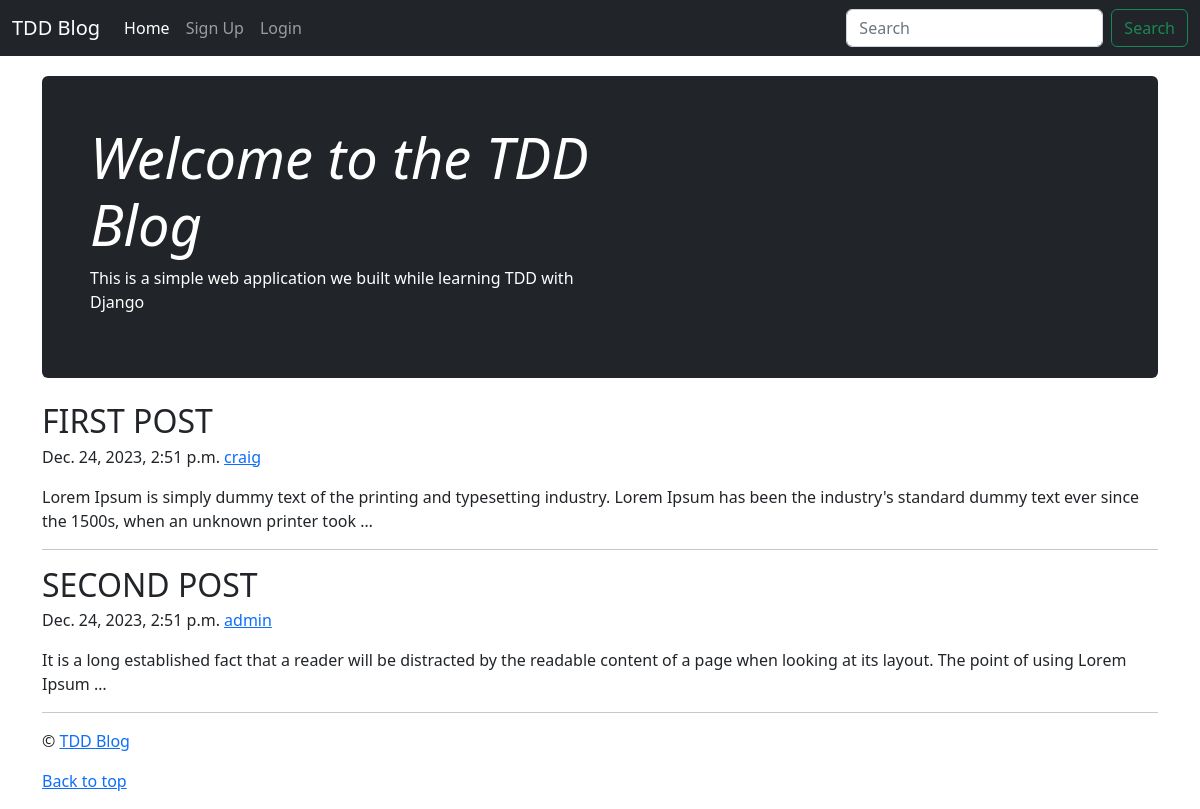
/, run on an earlier commit of the app's database.
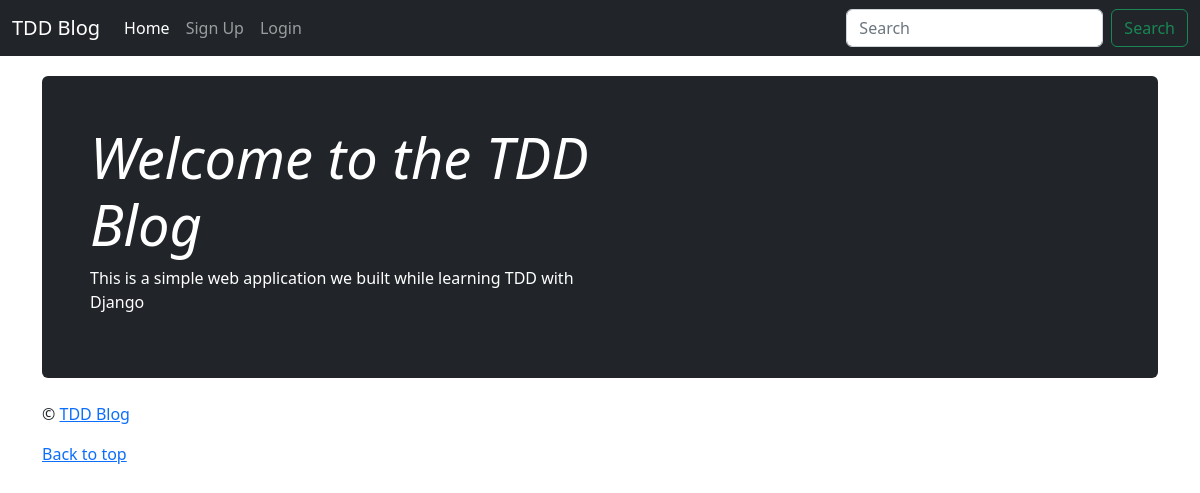
And on a later commit of the database.
### posts/models.py (models this page shows, shortened)
class Post(models.Model):
    title = models.CharField(max_length=50)
    body = models.TextField()
    created_at = models.DateTimeField(auto_now_add=True)
    modified_at = models.DateTimeField(auto_now=True)
    author = models.ForeignKey(User, on_delete=models.CASCADE, null=True)

### posts/views.py (the view)
# urls.py: urlpatterns = [path("", views.index, name="index")]
def index(request):
    posts = Post.objects.all()
    return render(request, "posts/index.html", {"posts": posts})

### posts/templates/posts/index.html (shortened to what this page needs)
{% extends 'base.html' %} {% block content %}
<div class="p-4 p-md-5 mb-4 rounded text-bg-dark">
  <div class="col-md-6 px-0">
    <h1 class="display-4 fst-italic" >Welcome to the TDD Blog</h1>
    <p class="">
      This is a simple web application we built while learning TDD with Django
    </p>
  </div>
</div>
{% for post in posts %}
<article class="blog-post">
  <h2 class="blog-post-title mb-1">{{post.title}}</h2>
  <p class="blog-post-meta">
    {{post.created_at}} <a href="#">{{post.author}}</a>
  </p>
  <p>{{post.body|truncatewords:30}}</p>
  <hr />
</article>
{% endfor %} {% endblock content %}

### templates/base.html (shortened to what this page needs)
<!DOCTYPE html>
<html lang="en">
  <head>
    <link
      href="https://cdn.jsdelivr.net/npm/bootstrap@5.2.3/dist/css/bootstrap.min.css"
      rel="stylesheet"
    />
  </head>
  <body>
    <header>
      <nav class="navbar navbar-expand-lg navbar-dark bg-dark">
        <div class="container-fluid">
          <a class="navbar-brand" href="{% url 'homepage' %}">TDD Blog</a>
          <div class="collapse navbar-collapse" id="navbarSupportedContent">
            <ul class="navbar-nav me-auto mb-2 mb-lg-0">
              <li class="nav-item">
                <a
                  class="nav-link active"
                  aria-current="page"
                  href="{% url 'homepage' %}"
                  >Home</a
                >
              </li>
              {% if user.is_authenticated %}
              <li class="nav-item">
                <a class="nav-link" href="{% url 'create_post' %}"
                  >Create Post</a
                >
              </li>
              <li class="nav-item">
                <a class="nav-link" href="{% url 'current_user_profile' %}"
                  >Profile</a
                >
              </li>
              <li class="nav-item">
                <a class="nav-link" href="{% url 'logout' %}">Logout</a>
              </li>
              {% else %}
              <li class="nav-item">
                <a class="nav-link" href="{% url 'signup_page' %}">Sign Up</a>
              </li>
              <li class="nav-item">
                <a class="nav-link" href="{% url 'login_page' %}">Login</a>
              </li>
              {%endif%}
            </ul>
            <form class="d-flex" role="search">
              <input
                class="form-control me-2"
                type="search"
                placeholder="Search"
                aria-label="Search"
              />
              <button class="btn btn-outline-success" type="submit">
                Search
              </button>
            </form>
          </div>
        </div>
      </nav>
    </header>
    <main class="container">
      {% block content %} {% endblock content %}
      <footer class="blog-footer">
        <p>&copy; <a href="">TDD Blog</a></p>
        <p>
          <a href="{% url 'homepage' %}">Back to top</a>
        </p>
      </footer>
    </main>
  </body>
</html>

What changed in the data, as far as the page shows it:
removed Post: title "FIRST POST", created_at "Dec. 24, 2023, 2:51 p.m.", author "craig", body "Lorem Ipsum is simply dummy text of the printing and typesetting industry. Lorem Ipsum has been the industry's standard dummy text ever since the 1500s, when an unknown printer took …"
removed Post: title "SECOND POST", created_at "Dec. 24, 2023, 2:51 p.m.", author "admin", body "It is a long established fact that a reader will be distracted by the readable content of a page when looking at its layout. The point of using Lorem Ipsum …"
